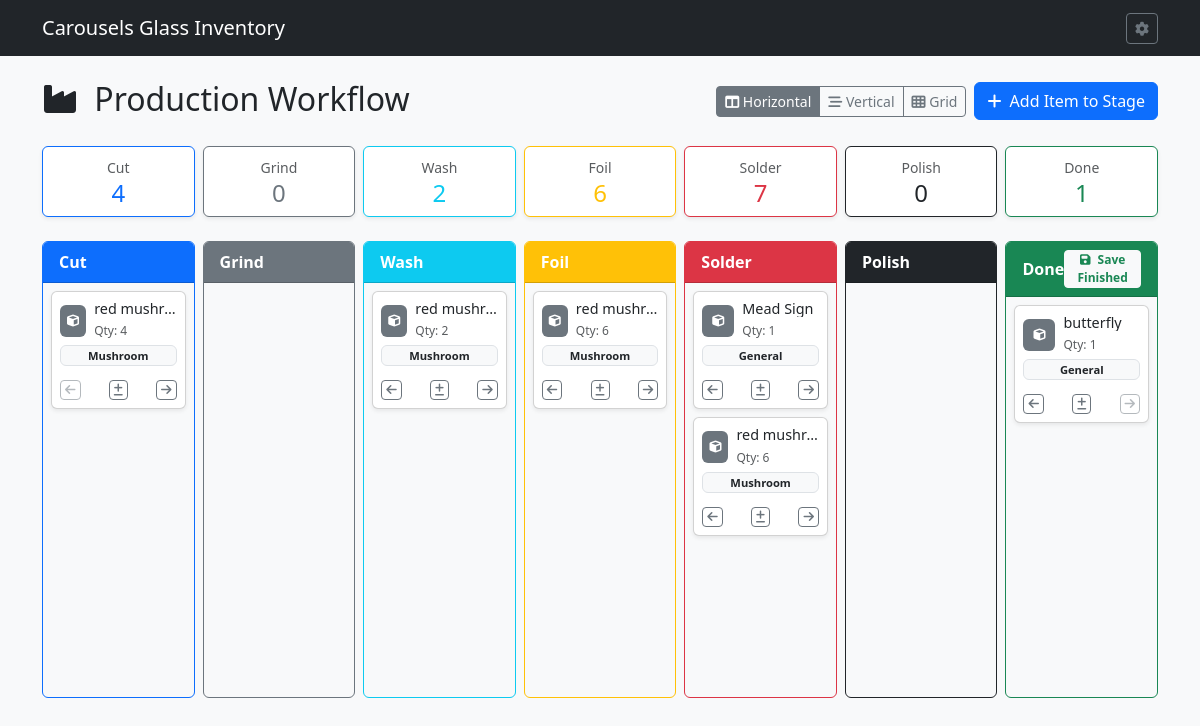
The app's page /production, older data.
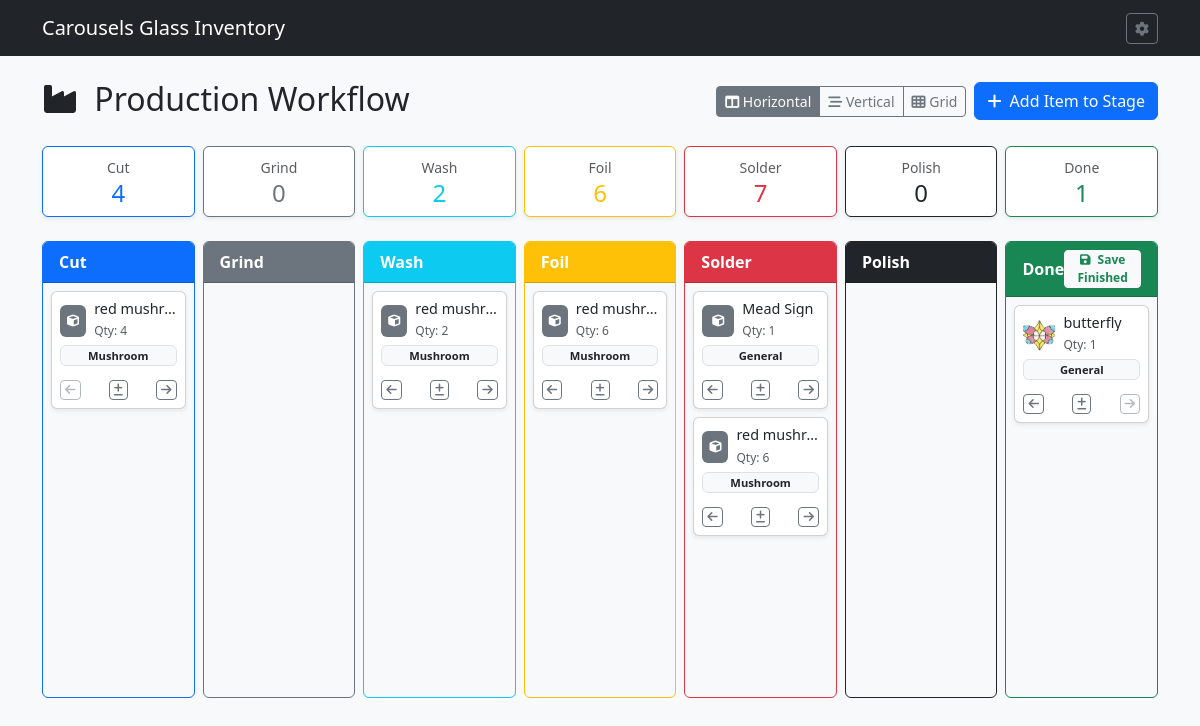
The same page, newer data.
### tables this page shows
CREATE TABLE ICC (

    IPID INTEGER PRIMARY KEY AUTOINCREMENT,	--Item State ID
    ITEMID INTEGER,				--Item ID
    IPCUT INTEGER,				--Item num in Cut State
    IPGRND INTEGER,				--Item num in Grind State
    IPWASH INTEGER,				--Item num in Wash State
    IPFOIL INTEGER,				--Item num in Foil State
    IPSLDR INTEGER,				--Item num in Solder State
    IPPOLISH INTEGER,				--Item num in Polish State
    IPDONE INTEGER,				--Item num in Finished State
    IPTS TEXT,					--Item state time stamp

    FOREIGN KEY (ITEMID) REFERENCES ITM(ITEMID) ON DELETE CASCADE ON UPDATE CASCADE

);

CREATE TABLE ITM (

    ITEMID INTEGER PRIMARY KEY AUTOINCREMENT,	--Item ID
    ITMNAME TEXT,				--Item Name
    ITMIMG TEXT,				--Item Image
    ONEOFF INTEGER,				--One off Item
    VARIAT INTEGER,				--Is Variation Boolean
    ITMGRP TEXT,				--Item Group
    CURRENT INTEGER,				--Currently Being Sold Bool
    ITMPTRN TEXT,				--Item Pattern Image
    ITMSVG TEXT,				--Item SVG
    ITMNOTE TEXT,				--Item Notes
    ITMLEN TEXT,				--Item Length
    ITMWID TEXT,				--Item Width
    IMISLDR INTEGER,				--Item Solder IMI ID
    IMICAME INTEGER,				--Item CAME IMI ID
    IMIFOIL INTEGER,				--Item Foil IMI ID
    IMICHAIN INTEGER,				--Item Chain IMI ID
    IMIRING INTEGER,				--Item Ring IMI ID
    IMIWIRE INTEGER,				--Item Wire IMI ID
    PARENT INTEGER,				--Parent Item ID
    PATINA TEXT,				--Patina Type
    ISACTIVE INTEGER,				--Is Active Item

    FOREIGN KEY (ITMGRP) REFERENCES IGP(ITMGRP) ON DELETE SET NULL ON UPDATE CASCADE,
    FOREIGN KEY (IMISLDR) REFERENCES IMI(IMIID) ON DELETE SET NULL ON UPDATE CASCADE,
    FOREIGN KEY (IMICAME) REFERENCES IMI(IMIID) ON DELETE SET NULL ON UPDATE CASCADE,
    FOREIGN KEY (IMIFOIL) REFERENCES IMI(IMIID) ON DELETE SET NULL ON UPDATE CASCADE,
    FOREIGN KEY (IMICHAIN) REFERENCES IMI(IMIID) ON DELETE SET NULL ON UPDATE CASCADE,
    FOREIGN KEY (IMIRING) REFERENCES IMI(IMIID) ON DELETE SET NULL ON UPDATE CASCADE,
    FOREIGN KEY (IMIWIRE) REFERENCES IMI(IMIID) ON DELETE SET NULL ON UPDATE CASCADE,
    FOREIGN KEY (PATINA) REFERENCES PATINA(PATINA) ON DELETE SET NULL ON UPDATE CASCADE
);

### routes/production_routes.py (the view)
@production_bp.route('/production', methods=['GET'])
def production_board():
    db = get_db_from_app()
    query = """

        SELECT

            i.ITEMID, i.ITMNAME, i.ITMIMG, i.ITMGRP, i.ONEOFF, i.CURRENT, i.VARIAT, i.PARENT,

            c.IPID,

            COALESCE(c.IPCUT, 0) AS IPCUT,

            COALESCE(c.IPGRND, 0) AS IPGRND,

            COALESCE(c.IPWASH, 0) AS IPWASH,

            COALESCE(c.IPFOIL, 0) AS IPFOIL,

            COALESCE(c.IPSLDR, 0) AS IPSLDR,

            COALESCE(c.IPPOLISH, 0) AS IPPOLISH,

            COALESCE(c.IPDONE, 0) AS IPDONE,

            c.IPTS

        FROM ITM i

        LEFT JOIN ICC c ON i.ITEMID = c.ITEMID

        WHERE i.ISACTIVE = 1

        ORDER BY i.ITMNAME ASC

    """
    items = db.execute(query).fetchall()
    item_groups = db.execute("SELECT ITMGRP FROM IGP WHERE ISACTIVE = 1 OR ISACTIVE IS NULL ORDER BY ITMGRP ASC").fetchall()
    master_items = db.execute("""

        SELECT ITEMID, ITMNAME, ITMGRP, ONEOFF, CURRENT, VARIAT, PARENT

        FROM ITM

        WHERE ISACTIVE = 1

        ORDER BY ITMNAME ASC

    """).fetchall()
    summary_query = """

        SELECT

            SUM(COALESCE(IPCUT, 0)) as total_cut,

            SUM(COALESCE(IPGRND, 0)) as total_grind,

            SUM(COALESCE(IPWASH, 0)) as total_wash,

            SUM(COALESCE(IPFOIL, 0)) as total_foil,

            SUM(COALESCE(IPSLDR, 0)) as total_solder,

            SUM(COALESCE(IPPOLISH, 0)) as total_polish,

            SUM(COALESCE(IPDONE, 0)) as total_done

        FROM ICC

    """
    summary = db.execute(summary_query).fetchone()
    return render_template(
        'production_board.html',
        items=items,
        summary=summary,
        item_groups=item_groups,
        master_items=master_items
    )

### app.py (called while the page is built)
def get_db():
    conn = sqlite3.connect(DATABASE)
    conn.row_factory = sqlite3.Row
    conn.execute("PRAGMA foreign_keys = ON;")
    return conn

### routes/production_routes.py (called while the page is built)
def get_db_from_app():
    from __main__ import get_db
    return get_db()

### templates/production_board.html (shortened to what this page needs)
{% extends "base.html" %}
{% block content %}
<div class="row mb-4 align-items-center">
    <div class="col">
        <h2 class="mb-1"><i class="fas fa-industry me-2"></i> Production Workflow</h2>
    </div>
    <div class="col-auto d-flex gap-2 align-items-center">
        <div class="btn-group" role="group" aria-label="Board Layout Switcher">
            <button type="button" class="btn btn-outline-secondary btn-sm active" id="layoutBtnHorizontal" title="Horizontal Layout">
                <i class="fas fa-columns"></i> Horizontal
            </button>
            <button type="button" class="btn btn-outline-secondary btn-sm" id="layoutBtnVertical" title="Vertical Layout">
                <i class="fas fa-stream"></i> Vertical
            </button>
            <button type="button" class="btn btn-outline-secondary btn-sm" id="layoutBtnGrid" title="Grid Layout">
                <i class="fas fa-th"></i> Grid
            </button>
        </div>
        <button class="btn btn-primary" data-bs-toggle="modal" data-bs-target="#addItemModal">
            <i class="fas fa-plus me-1"></i> Add Item to Stage
        </button>
    </div>
</div>
<div class="row text-center mb-4 g-2" id="summary-cards">
    <div class="col"><div class="card shadow-sm border-primary"><div class="card-body p-2"><span class="text-muted small">Cut</span><h4 class="mb-0 text-primary" id="sum-cut">{{ summary.total_cut or 0 }}</h4></div></div></div>
    <div class="col"><div class="card shadow-sm border-secondary"><div class="card-body p-2"><span class="text-muted small">Grind</span><h4 class="mb-0 text-secondary" id="sum-grind">{{ summary.total_grind or 0 }}</h4></div></div></div>
    <div class="col"><div class="card shadow-sm border-info"><div class="card-body p-2"><span class="text-muted small">Wash</span><h4 class="mb-0 text-info" id="sum-wash">{{ summary.total_wash or 0 }}</h4></div></div></div>
    <div class="col"><div class="card shadow-sm border-warning"><div class="card-body p-2"><span class="text-muted small">Foil</span><h4 class="mb-0 text-warning" id="sum-foil">{{ summary.total_foil or 0 }}</h4></div></div></div>
    <div class="col"><div class="card shadow-sm border-danger"><div class="card-body p-2"><span class="text-muted small">Solder</span><h4 class="mb-0 text-danger" id="sum-solder">{{ summary.total_solder or 0 }}</h4></div></div></div>
    <div class="col"><div class="card shadow-sm border-dark"><div class="card-body p-2"><span class="text-muted small">Polish</span><h4 class="mb-0 text-dark" id="sum-polish">{{ summary.total_polish or 0 }}</h4></div></div></div>
    <div class="col"><div class="card shadow-sm border-success"><div class="card-body p-2"><span class="text-muted small">Done</span><h4 class="mb-0 text-success" id="sum-done">{{ summary.total_done or 0 }}</h4></div></div></div>
</div>
<div id="kanbanBoardContainer" class="kanban-layout-horizontal pb-3">
    {% set stages = [
        ('cut', 'Cut', 'primary', 'IPCUT'),
        ('grnd', 'Grind', 'secondary', 'IPGRND'),
        ('wash', 'Wash', 'info', 'IPWASH'),
        ('foil', 'Foil', 'warning', 'IPFOIL'),
        ('sldr', 'Solder', 'danger', 'IPSLDR'),
        ('polish', 'Polish', 'dark', 'IPPOLISH'),
        ('done', 'Done', 'success', 'IPDONE')
    ] %}
{% for key, label, color, col_field in stages %}
    <div class="kanban-column-wrapper">
        <div class="card bg-light border-{{ color }} h-100">
            <div class="card-header bg-{{ color }} text-white d-flex justify-content-between align-items-center py-2">
                <strong>{{ label }}</strong>
                {% if key == 'done' %}
                <button class="btn btn-light btn-sm py-0 px-2 text-success fw-bold" id="saveFinishedGlobalBtn" style="font-size: 0.75rem;" title="Save All Finished Items to Inventory">
                    <i class="fas fa-save me-1"></i> Save Finished
                </button>
                {% endif %}
            </div>
            <div class="card-body p-2 kanban-stage" data-stage="{{ key }}" data-stage-index="{{ loop.index0 }}" data-stage-label="{{ label }}" style="min-height: 400px; max-height: 65vh; overflow-y: auto;">
                {% for item in items %}
                    {% set count = item[col_field] %}
                    {% if count and count > 0 %}
                    <div class="card mb-2 shadow-sm item-card" draggable="true" data-item-id="{{ item.ITEMID }}" data-item-name="{{ item.ITMNAME }}" data-current-stage="{{ key }}" data-current-index="{{ loop.index0 }}" data-available-qty="{{ count }}">
                        <div class="card-body p-2">
                            <div class="d-flex align-items-center mb-1">
                                {% if item.ITMIMG %}
                                    <img src="{{ url_for('static', filename=item.ITMIMG) }}" class="rounded me-2" width="32" height="32" style="object-fit: cover;">
                                {% else %}
                                    <div class="bg-secondary rounded me-2 d-flex align-items-center justify-content-center text-white" style="width: 32px; height: 32px; font-size: 12px;"><i class="fas fa-cube"></i></div>
                                {% endif %}
                                <div class="flex-grow-1 overflow-hidden">
                                    <h6 class="card-title mb-0 text-truncate" style="font-size: 0.9rem;">
                                        <a href="{{ url_for('item_bp.item_detail', item_id=item.ITEMID) }}" class="text-decoration-none text-dark" title="{{ item.ITMNAME }}">{{ item.ITMNAME }}</a>
                                    </h6>
                                    <small class="text-muted" style="font-size: 0.75rem;">Qty: <span class="item-qty">{{ count }}</span></small>
                                </div>
                            </div>
                            <div class="mb-2 text-truncate">
                                <span class="badge bg-light text-dark border w-100 text-truncate" style="font-size: 0.7rem;" title="{{ item.ITMGRP or 'General' }}">{{ item.ITMGRP or 'General' }}</span>
                            </div>
                            <div class="d-flex justify-content-between align-items-center mt-1">
                                <button class="btn btn-outline-secondary btn-sm py-0 px-1 move-backward-btn" style="font-size: 0.75rem;" title="Move Backward"><i class="fas fa-arrow-left move-icon-h"></i></button>
                                <button class="btn btn-outline-secondary btn-sm py-0 px-1 qty-adjust-modal-btn" style="font-size: 0.75rem;" title="Adjust Quantity"><i class="fas fa-plus-minus"></i></button>
                                <button class="btn btn-outline-secondary btn-sm py-0 px-1 move-forward-btn" style="font-size: 0.75rem;" title="Move Forward"><i class="fas fa-arrow-right move-icon-h"></i></button>
                            </div>
                        </div>
                    </div>
                    {% endif %}
                {% endfor %}
            </div>
        </div>
    </div>
    {% endfor %}
</div>
{% endblock %}

### templates/base.html (shortened to what this page needs)
<!DOCTYPE html>
<html lang="en">
<head>
    <link href="https://cdn.jsdelivr.net/npm/bootstrap@5.3.0/dist/css/bootstrap.min.css" rel="stylesheet">
    <link rel="stylesheet" href="https://cdnjs.cloudflare.com/ajax/libs/font-awesome/6.4.0/css/all.min.css">
</head>
<body class="bg-light">
    <nav class="navbar navbar-expand-lg navbar-dark bg-dark mb-4">
        <div class="container">
            <a class="navbar-brand" href="{{ url_for('index') }}">Carousels Glass Inventory</a>
		<div>
                <a href="{{ url_for('settings') }}" class="btn btn-outline-secondary btn-sm" title="Settings">
                    <i class="fas fa-gear"></i>
                </a>
            </div>
        </div>
    </nav>
    <div class="container">
        {% block content %}{% endblock %}
    </div>
</body>
</html>

### templates/production_board.html (style rules this page uses)
#kanbanBoardContainer.kanban-layout-horizontal { display: flex; flex-direction: row; flex-wrap: nowrap; overflow-x: visible; gap: 0.5rem; }
#kanbanBoardContainer.kanban-layout-horizontal .kanban-column-wrapper { flex: 1 1 0; min-width: 0; }

Row changes from the older to the newer data that the page shows:
changed through a linked row, ICC "butterfly": ITMIMG: picture added
